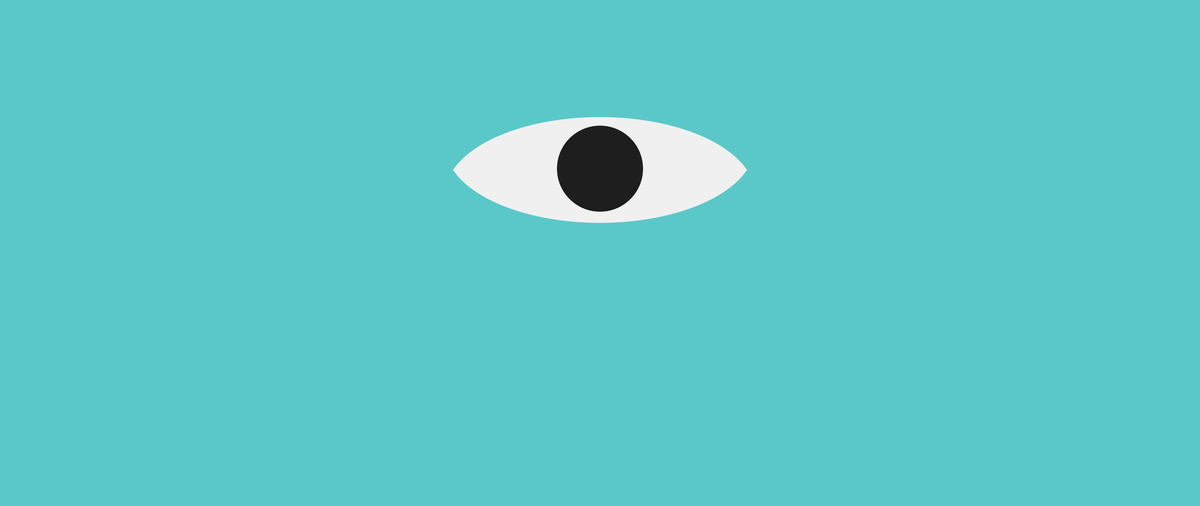
Frame 1 (no input)
Frame 2 (the mouse pressed at the canvas centre, redrawn once): identical to frame 1, image omitted

The Processing sketch that drew this single still picture (run headless with seeded random() and noise(); the mouse was pressed at the canvas centre and the sketch redrawn once):

// Processing sketch: monsters_inc
// ── monsters_inc.pde
// Manuale di Programmazione Cinematografica
// Daniele Olmisani, 2015

// Monsters, Inc

final color PAPER = color(90, 200, 200);
final color INK1 = color(240);
final color INK2 = color(30);

void setup() {
  size(2560, 1080);
  noLoop();
}

void draw() {
  
  float size = min(width, height) * 0.17;
  
  translate(width/2.0, height/3.0);
  
  background(PAPER);
  
  noStroke();
  
  fill(INK1);
  arc(0,  0.30*size, 3.6*size, 1.8*size, PI+PI/10.0, TWO_PI-PI/10.0, CHORD);
  arc(0, -0.27*size, 3.6*size, 1.8*size,    PI/10.0,     PI-PI/10.0, CHORD);
  
  fill(INK2);
  ellipse(0, 0, size, size);
  
  save("monsters-inc.png");
}
